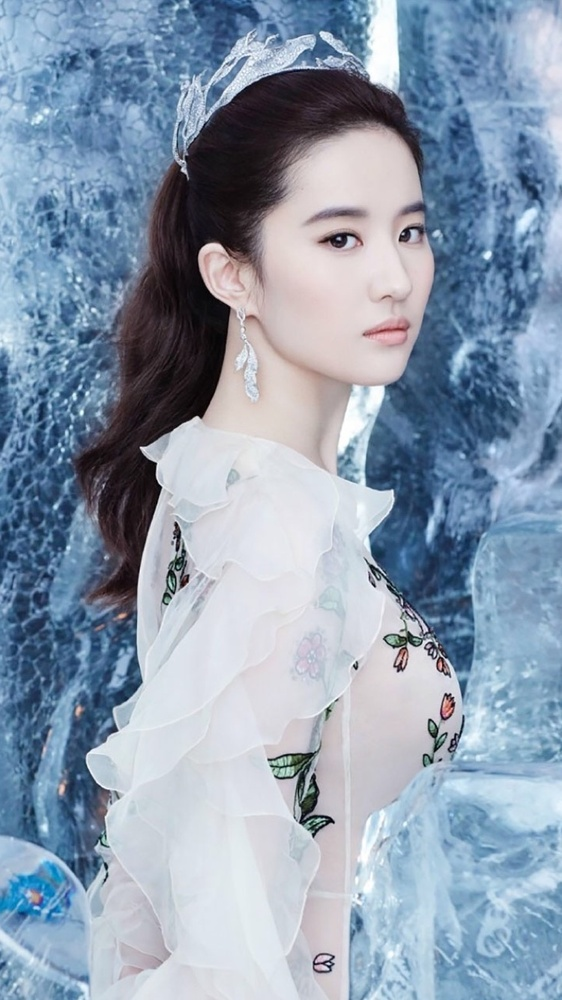
#> input picture opencv/CrystalLiu1.jpg, 562 x 1000 px, shrunk from 750 x 1334 before the run
$ python tutorial_12_template.py
#> lines starting #> are read from the running program, lines starting #| are printed output that depends on the picture; after the words box and inside, x2 and y2 are one past the last pixel; in counts of white or black regions, pixels touching at a corner belong together
#> further down, src is the input picture: shape (1000, 562, 3); mean B, G, R 175.5, 156.6, 140.5
import cv2 as cv
import numpy as np


# 模板匹配，就是在整个图像区域发现与给定子图像匹配的小块区域，
# 需要模板图像T和待检测图像-源图像S
# 工作方法：在待检测的图像上，从左到右，从上倒下计算模板图像与重叠子图像匹配度，
# 匹配度越大，两者相同的可能性越大。
def template_demo():
    tpl = cv.imread("rabbit.jpg")
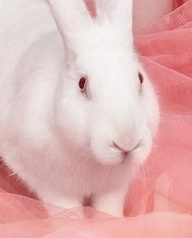
#> input picture opencv/rabbit.jpg, 192 x 238 px, shrunk from 256 x 317 before the run
#> tpl is the input picture: shape (238, 192, 3); mean B, G, R 180.7, 181.7, 225.4
    target = cv.imread("CrystalLiu22.jpg")
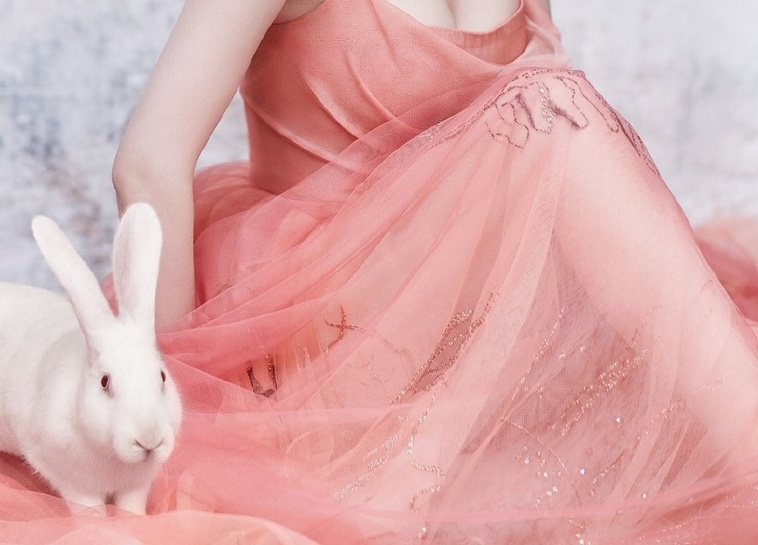
#> input picture opencv/CrystalLiu22.jpg, 758 x 545 px, shrunk from 1011 x 727 before the run
#> target is the input picture: shape (545, 758, 3); mean B, G, R 171, 170.6, 220.6
    cv.imshow("template", tpl)
    cv.imshow("target", target)

    methods = [cv.TM_SQDIFF_NORMED, cv.TM_CCORR_NORMED, cv.TM_CCOEFF_NORMED]  # 三种模板匹配方法
    th, tw = tpl.shape[:2]
#> th = 238; tw = 192

    for md in methods:
        print(md)
        result = cv.matchTemplate(target, tpl, md)  # 得到匹配结果
        min_val, max_val, min_loc, max_loc = cv.minMaxLoc(result)
        if md == cv.TM_SQDIFF_NORMED:  # cv.TM_SQDIFF_NORMED最小时最相似，其他最大时最相似
            tl = min_loc
        else:
            tl = max_loc

        br = (tl[0] + tw, tl[1] + th)
        cv.rectangle(target, tl, br, (0, 0, 255), 2)  # tl为左上角坐标，br为右下角坐标，从而画出矩形
        cv.imshow("match-" + np.str(md), target)
        cv.imshow("match-" + np.str(md), result)
#> this loop made 3 passes
#> (min_val, max_val, min_loc, tl, br) on passes 2 to 3: (0.946, 0.993, (247, 19), (24, 300), (216, 538)), (-0.416, 0.737, (218, 302), (26, 302), (218, 540))
#> (min_val, max_val, max_loc, tl, br) on pass 1: (0.00034, 0.146, (245, 17), (22, 298), (214, 536))
#> pass 1, in template_demo, `result = cv.matchTemplate(target, tpl, md)`:
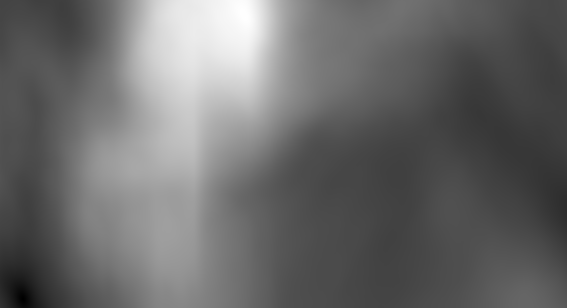
#> result: shape (308, 567) float32; min 0.00034, max 0.146, mean 0.0613; drawn with min black and max white
#> pass 2, in template_demo, `result = cv.matchTemplate(target, tpl, md)`:
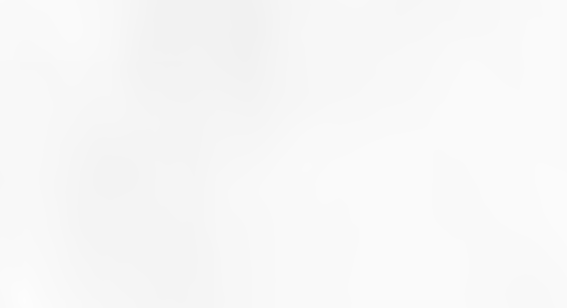
#> result: shape (308, 567) float32; min 0.946, max 0.993, mean 0.972
#> pass 2, in template_demo, `cv.imshow("match-" + np.str(md), target)`:
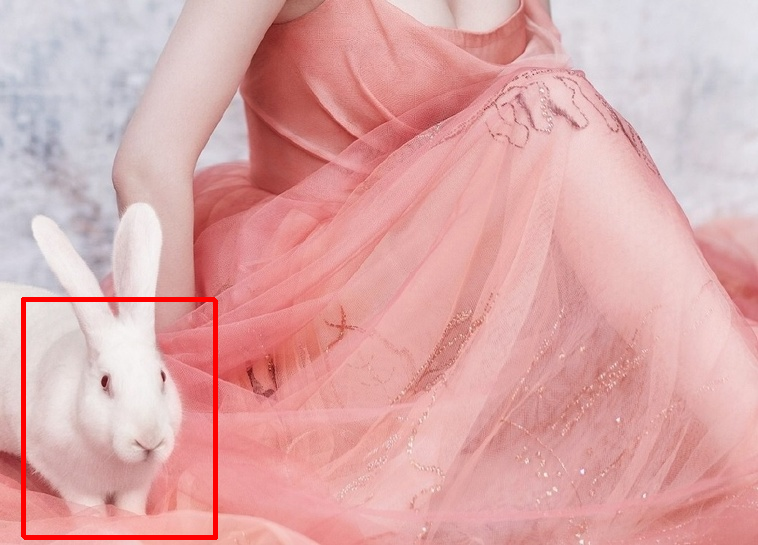
#> window 'match-3': shape (545, 758, 3); mean B, G, R 169.3, 168.8, 220.9
#> after the loop:
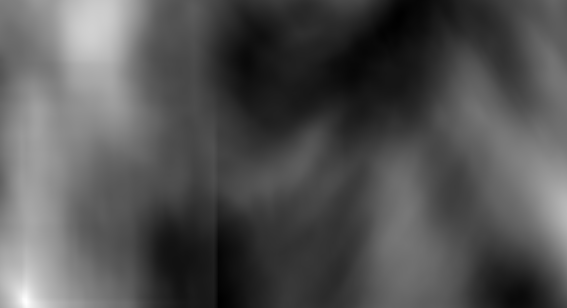
#> result: shape (308, 567) float32; min -0.416, max 0.737, mean -0.0416; drawn with min black and max white
#> after the loop:
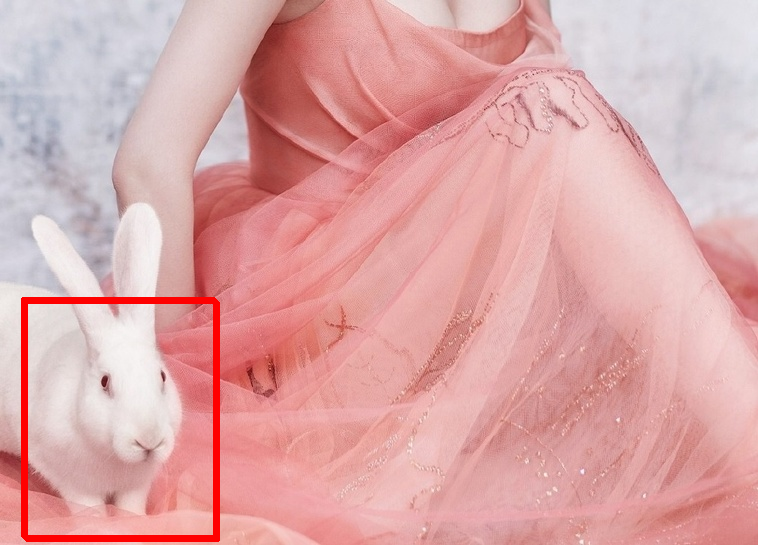
#> target: shape (545, 758, 3); 1.45% of pixels changed, all inside (x1, y1, x2, y2) = (21, 297, 220, 542)


src = cv.imread("CrystalLiu1.jpg")  # 读入图片放进src中
cv.namedWindow("Crystal Liu")  # 创建窗口
cv.imshow("Crystal Liu", src)  # 将src图片放入该创建的窗口中
template_demo()

cv.waitKey(0) # 等有键输入或者1000ms后自动将窗口消除，0表示只用键输入结束窗口
cv.destroyAllWindows()  # 关闭所有窗口
